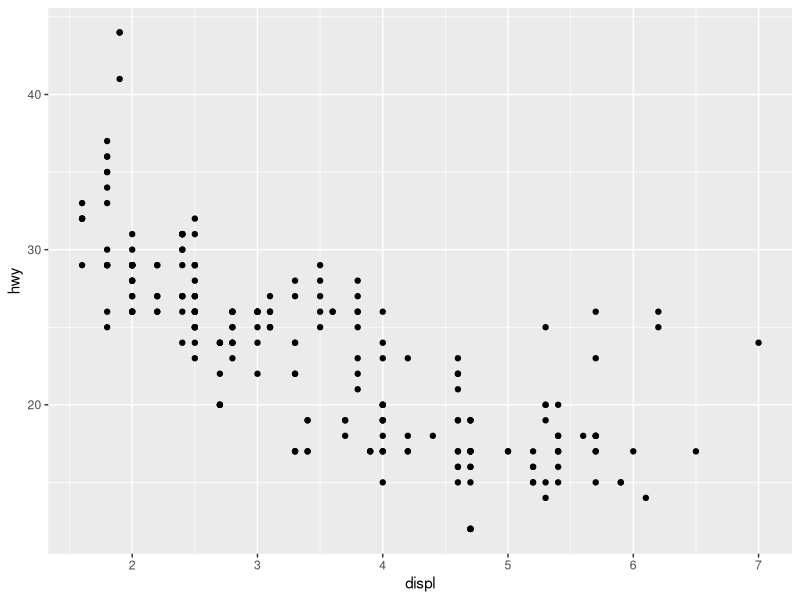
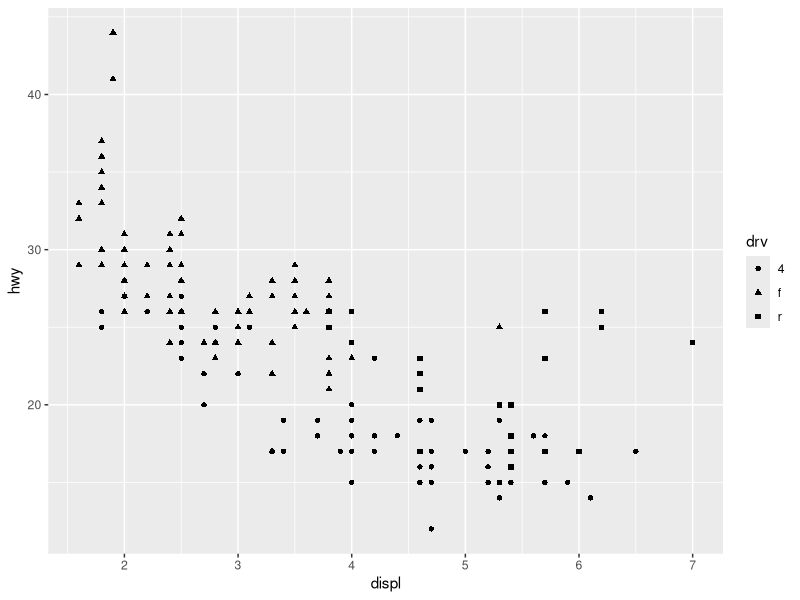
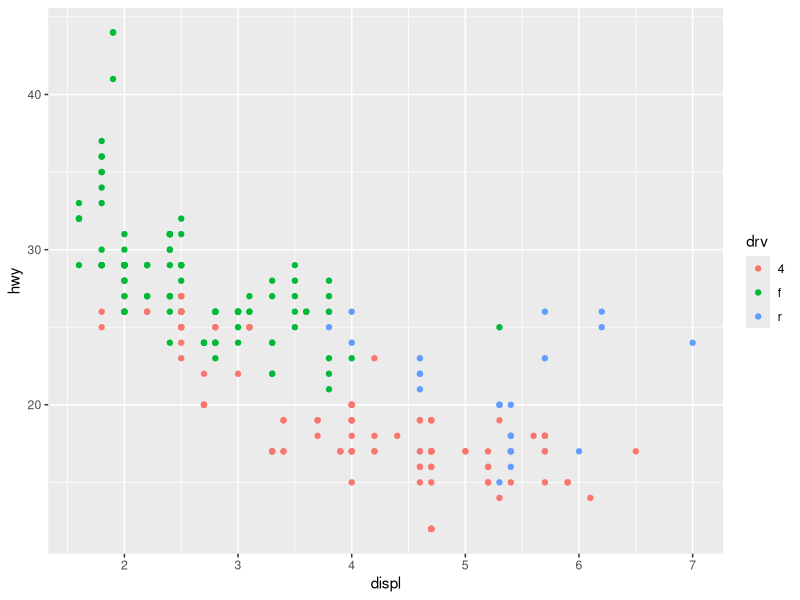
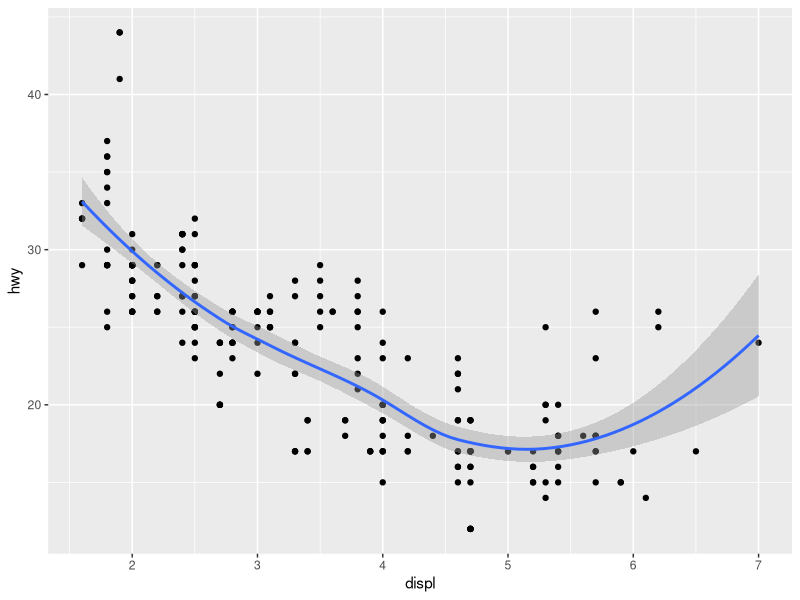
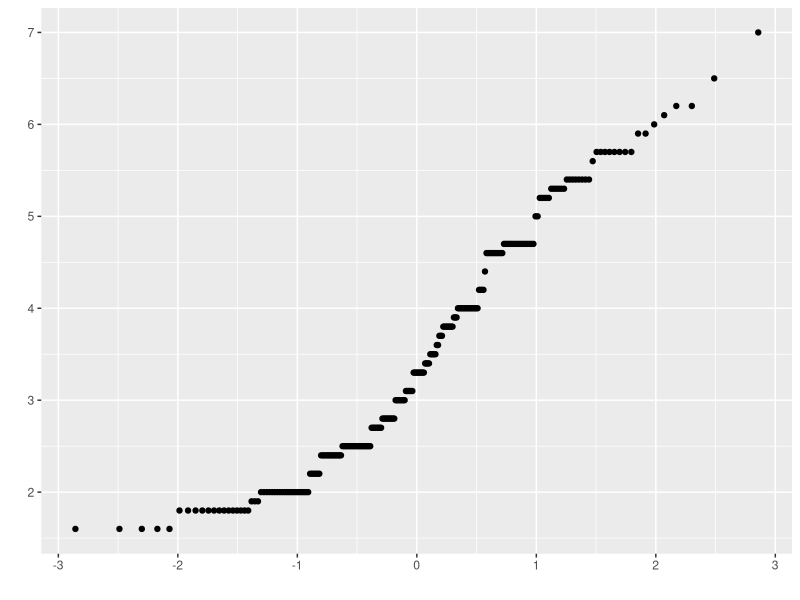
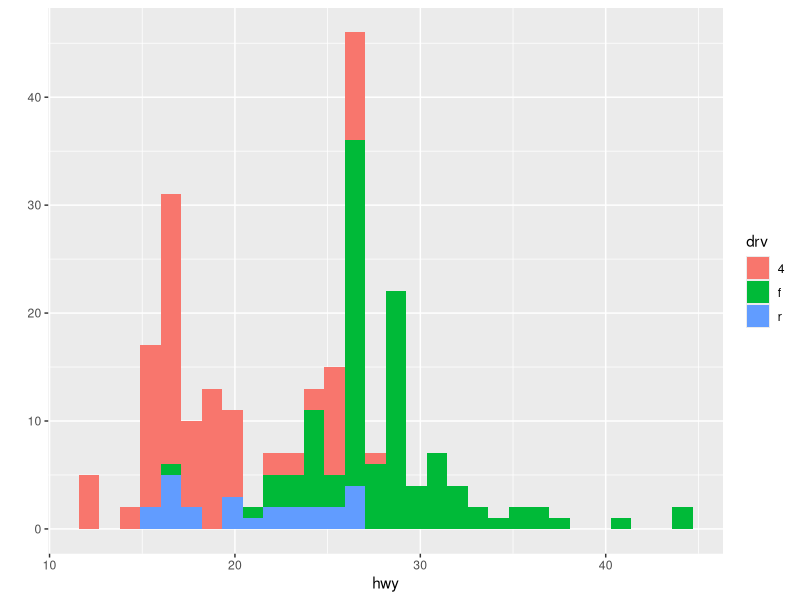
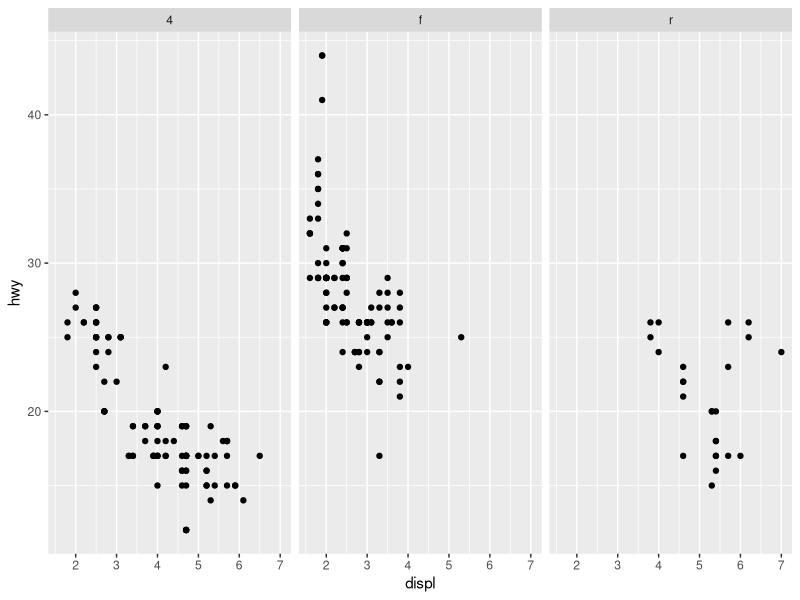
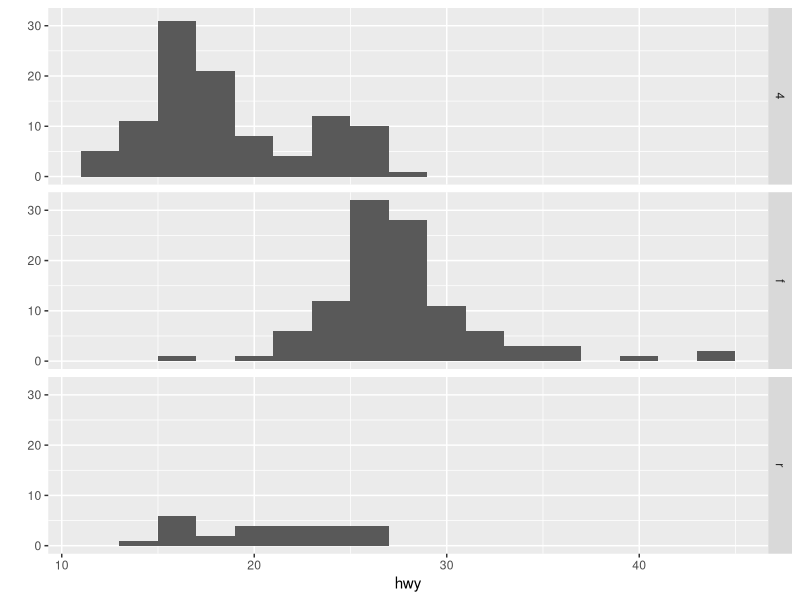

Source code (R) for these figures, in order:
## ---- chunk 1
if (!require(ggplot2)) install.packages('ggplot2')
library(ggplot2)
## ---- chunk 2
str(mpg)
## ---- chunk 3
qplot(x = displ, y = hwy, data = mpg)
## ---- chunk 4
qplot(x = displ, y = hwy, data = mpg, shape = drv)
## ---- chunk 5
qplot(x = displ, y = hwy, data = mpg, color = drv)
## ---- chunk 6
qplot(x = displ, y = hwy, data = mpg, geom = c("point", "smooth"))

qplot(sample = displ, data = mpg)

## ---- chunk 7
qplot(x = hwy, data = mpg, fill = drv)
## ---- chunk 8
qplot(x = displ, y = hwy, data = mpg, facets = .~drv)
## ---- chunk 9
qplot(x = hwy, data = mpg, facets = drv ~., binwidth = 2)
## ---- chunk 10
qplot(x = hwy, data = mpg, geom = "density")
## ---- chunk 11
qplot(x = hwy, data = mpg, geom = "density", color = factor(cyl))
## ---- chunk 12
qplot(x = displ, y = hwy, data = mpg, color = drv) +
    geom_smooth(method = "lm")

## ---- chunk 13
qplot(x = displ, y = hwy, data = mpg, facets = . ~ drv) +
    geom_smooth(method = "lm")

